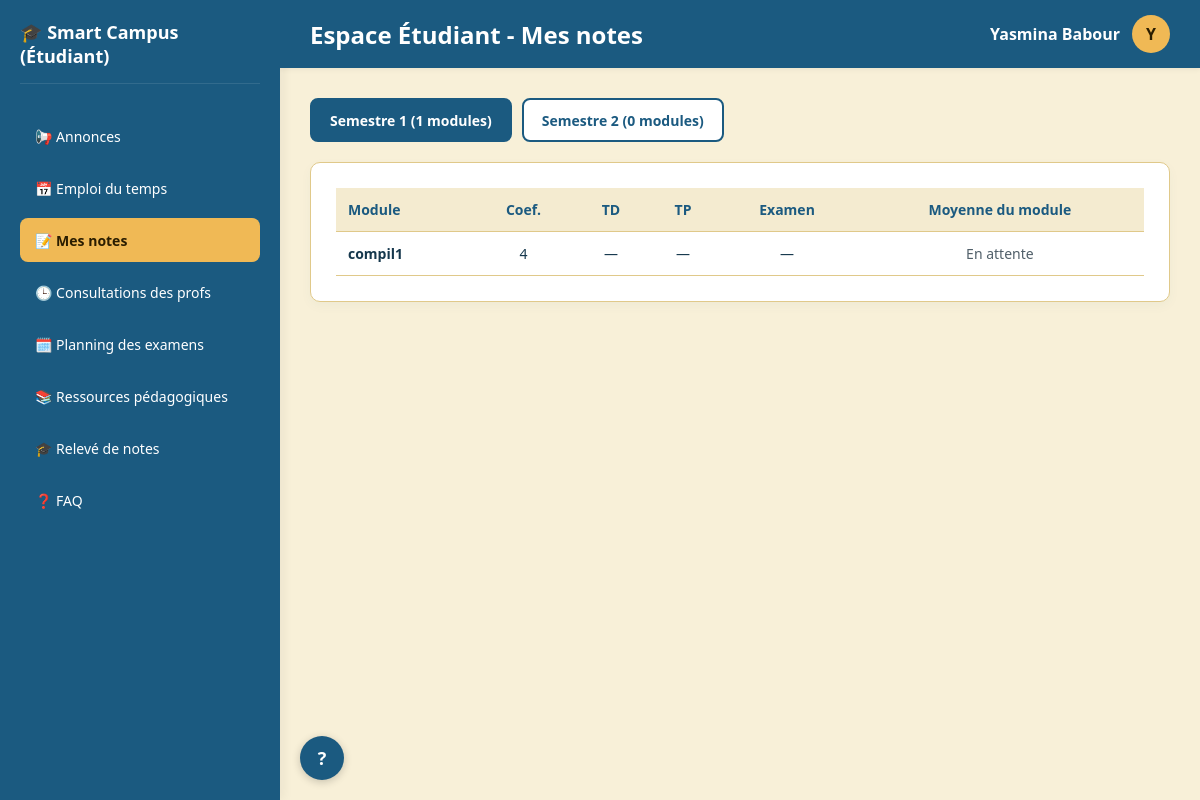
/etudiant_notes.php (signed in), run on the app's committed database.
### tables this page shows
CREATE TABLE `programme` (
  `id_prog` int(11) NOT NULL,
  `id_sp` int(11) NOT NULL,
  `id_mod` int(11) NOT NULL,
  `semestre` tinyint(4) NOT NULL DEFAULT 1,
  `coefficient` decimal(3,1) NOT NULL DEFAULT 1.0
);

CREATE TABLE `module` (
  `id_mod` int(11) NOT NULL,
  `Nom_mod` varchar(100) NOT NULL
);

### etu_functions.php (called while the page is built, shortened)
<?php
function fmt($v): string {
    return ($v === null || $v === '') ? '—' : number_format((float)$v, 2, ',', ' ');
}

### etudiant_notes.php (the view, shortened to what this page needs)
<?php
require 'etu_header.php';
require_once 'etu_functions.php';
$semestre = (($_GET['s'] ?? '1') === '2') ? 2 : 1;
$par_sem = [1 => [], 2 => []];
$error = '';
try {
    $st = $pdo->prepare("SELECT p.semestre, p.coefficient, m.Nom_mod, n.TD, n.TP, n.Exam
                         FROM programme p
                         JOIN module m ON m.id_mod = p.id_mod
                         LEFT JOIN note n ON n.id_Mod = p.id_mod AND n.id_Etud = ?
                         WHERE p.id_sp = ?
                         ORDER BY p.semestre, m.Nom_mod");
    $st->execute([$etu['id_Etu'], $etu['id_sp']]);
    foreach ($st->fetchAll(PDO::FETCH_ASSOC) as $r) {
        [$r['moy'], $r['has_ex']] = moyenne_module($r['TD'], $r['TP'], $r['Exam']);
        $par_sem[(int)$r['semestre']][] = $r;
    }
} catch (PDOException $e) {
    $error = "Impossible de charger vos notes pour le moment. Réessayez plus tard.";
}
$mods = $par_sem[$semestre];
?>
<div class="tabs">
  <a href="etudiant_notes.php?s=1" class="tab <?php echo $semestre === 1 ? 'active' : ''; ?>">Semestre 1 (<?php echo count($par_sem[1]); ?> modules)</a>
  <a href="etudiant_notes.php?s=2" class="tab <?php echo $semestre === 2 ? 'active' : ''; ?>">Semestre 2 (<?php echo count($par_sem[2]); ?> modules)</a>
</div>
<?php if (!$error && empty($mods)): ?>
  <div class="card"><p class="muted">Aucun module n’est défini pour le semestre <?php echo $semestre; ?> dans le programme de votre spécialité.</p></div>
<?php elseif (!$error): ?>
  <div class="card">
    <div class="tbl-wrap">
      <table class="nt">
        <thead><tr><th>Module</th><th>Coef.</th><th>TD</th><th>TP</th><th>Examen</th><th>Moyenne du module</th></tr></thead>
        <tbody>
        <?php foreach ($mods as $m): ?>
          <tr>
            <td><strong><?php echo htmlspecialchars($m['Nom_mod']); ?></strong></td>
            <td><?php echo rtrim(rtrim(number_format((float)$m['coefficient'], 1, ',', ''), '0'), ','); ?></td>
            <td><?php echo fmt($m['TD']); ?></td>
            <td><?php echo fmt($m['TP']); ?></td>
            <td><?php echo fmt($m['Exam']); ?></td>
            <td>
              <?php if ($m['moy'] === null): ?>
                <span class="muted">En attente</span>
              <?php else: ?>
                <span class="moy <?php echo $m['moy'] >= 10 ? 'ok' : 'ko'; ?>"><?php echo $m['moy'] >= 10 ? '' : ''; ?> <?php echo fmt($m['moy']); ?></span>
                <?php if (!$m['has_ex']): ?><span class="pill">Provisoire</span><?php endif; ?>
              <?php endif; ?>
            </td>
          </tr>
        <?php endforeach; ?>
        </tbody>
      </table>
    </div>
  </div>
<?php endif; ?>
<?php require 'etu_footer.php'; ?>

### etu_header.php (style rules this page uses)
:root { --header:#1B5A80;--menu:#226B94;--on-blue:#FFFFFF;--accent:#F0B955;--on-accent:#2A1D00; --bg:#F8F0D8;--card:#FFFFFF;--border:#E0C98A;--text:#16384D;--text-muted:#51606A; --error:#A8162A;--on-error:#FFFFFF;--success:#2e7d32;--warning:#D9761C;--on-warning:#2A1500 }
* { box-sizing:border-box;margin:0;padding:0;font-family:'Segoe UI',Tahoma,Geneva,Verdana,sans-serif }
body { background:var(--bg);color:var(--text);display:flex;height:100vh;overflow:hidden }
.card { background:var(--card);border:1px solid var(--border);border-radius:10px;padding:25px;box-shadow:0 4px 12px rgba(27,90,128,.04);margin-bottom:20px }
.muted { color:var(--text-muted);font-size:14px }

### etudiant_notes.php (style rules this page uses)
.tabs { display:flex;gap:10px;margin-bottom:20px;flex-wrap:wrap }
.tab { padding:10px 18px;border-radius:8px;border:2px solid var(--header);color:var(--header);font-weight:600;font-size:14px;text-decoration:none;background:var(--card);min-height:44px;display:inline-flex;align-items:center }
.tab.active { background:var(--header);color:var(--on-blue) }
.tbl-wrap { overflow-x:auto }
.nt { width:100%;border-collapse:collapse;min-width:640px;font-size:14px }
.nt th,.nt td { padding:12px;border-bottom:1px solid var(--border);text-align:center }
.nt th { background:#f4ebd0;color:var(--header);font-weight:600 }
.nt th:first-child,.nt td:first-child { text-align:left }

### data on the page
programme: id_mod.Nom_mod "compil1", coefficient "4", TD "—", TP "—", Exam "—"

### other printed values
$label "📢 Annonces"
$label "📅 Emploi du temps"
$label "📝 Mes notes"
$label "🕒 Consultations des profs"
$label "🗓️ Planning des examens"
$label "📚 Ressources pédagogiques"
$label "🎓 Relevé de notes"
$label "❓ FAQ"
$page_title "Mes notes"
substr($_SESSION['prenom'] ?? 'E', 0, 1) "Y"
count($par_sem[1]) "1"
count($par_sem[2]) "0"
